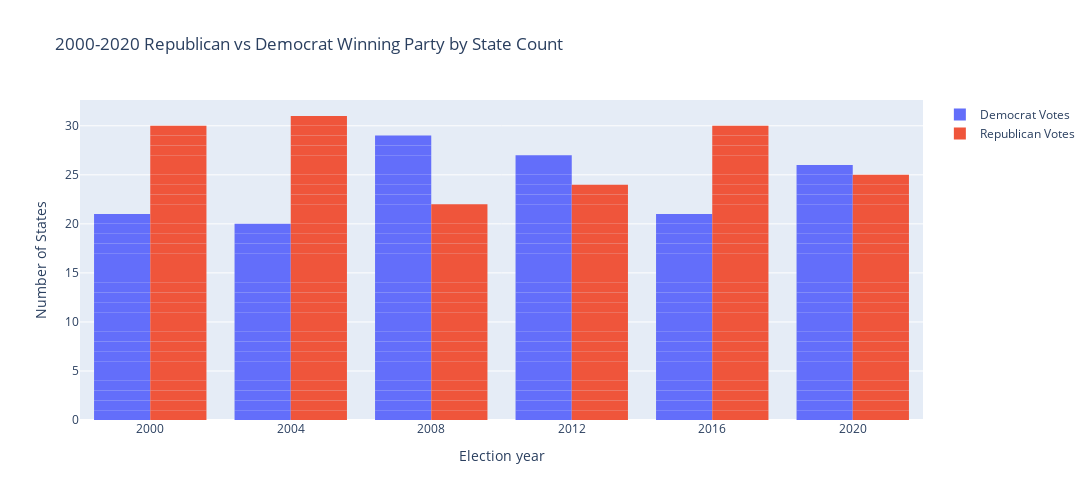

The notebook cell saved with this chart:
### Code cell
x = election_df["year"]
  
plot = go.Figure(data=[go.Bar(
    name = 'Democrat Votes',
    x = x,
    y = election_df2["Winning_Party_DEMOCRAT"]
   ),
                       go.Bar(
    name = 'Republican Votes',
    x = x,
    y = election_df2["Winning_Party_REPUBLICAN"]
   )
    
])
plot.update_layout(title_text='2000-2020 Republican vs Democrat Winning Party by State Count',
                   xaxis_title="Election year", yaxis_title="Number of States", width=1500, height=500) 
plot.update_traces(marker_line_width=0)
plot.show()

### Figure 1 — Plotly figure (JSON) as saved in the notebook; plotly's stock layout.template omitted (floating-point values rounded to 4 significant figures; data arrays with more than 128 entries replaced by an {"elided": "..."} marker saying what was removed)
{"data": [{"marker": {"line": {"width": 0}}, "name": "Democrat Votes", "type": "bar", "x": {"elided": "306 int values"}, "y": {"elided": "306 int values"}}, {"marker": {"line": {"width": 0}}, "name": "Republican Votes", "type": "bar", "x": {"elided": "306 int values"}, "y": {"elided": "306 int values"}}], "layout": {"height": 500, "title": {"text": "2000-2020 Republican vs Democrat Winning Party by State Count"}, "width": 1500, "xaxis": {"title": {"text": "Election year"}}, "yaxis": {"title": {"text": "Number of States"}}}}
